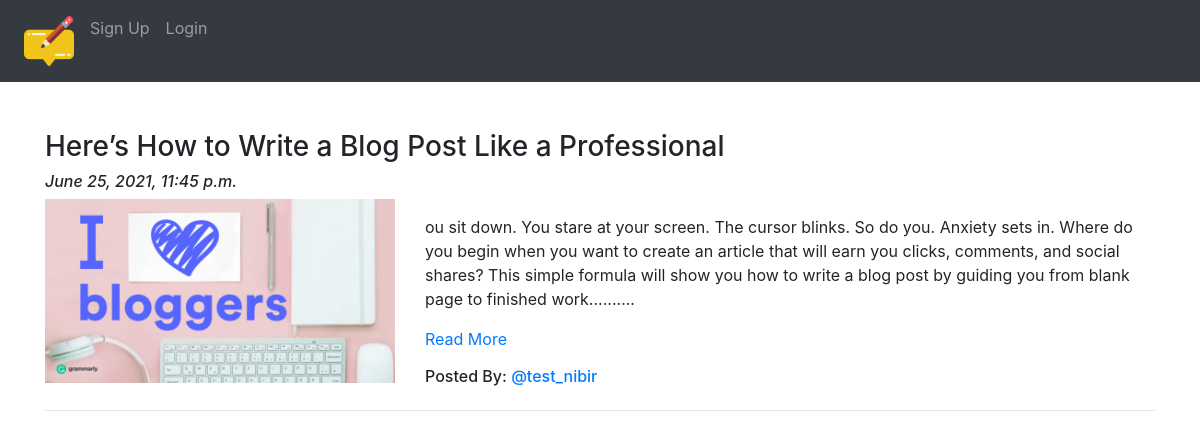
Page /blog/ on the earlier database version.
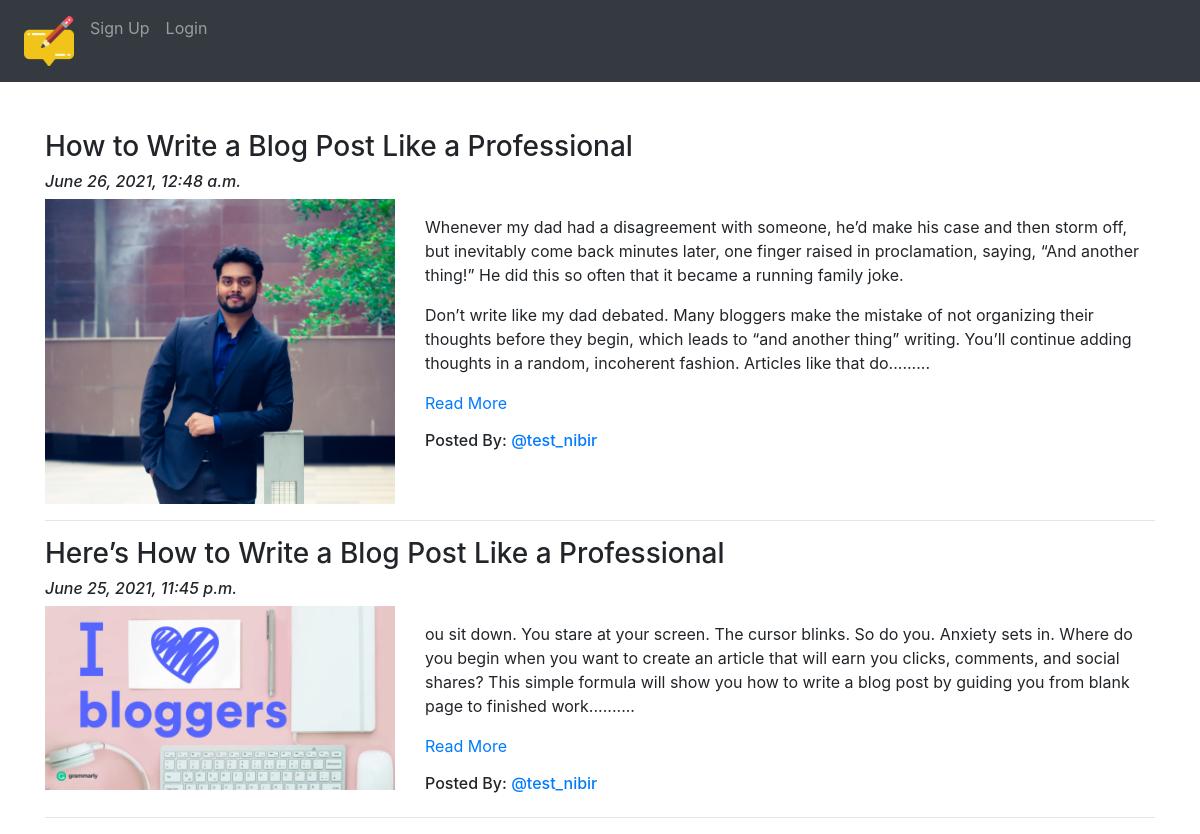
Same page on the later database version.
### App_Blog/models.py (models this page shows, shortened)
class Blog(models.Model):
    author = models.ForeignKey(User, on_delete=models.CASCADE, related_name='post_auther')
    blog_title = models.CharField(max_length=264, verbose_name="Put a Title")
    slug = models.SlugField(max_length=264, unique=True)
    blog_content = models.TextField(verbose_name="what is your mind?")
    blog_image = models.ImageField(upload_to='blog_images', verbose_name="Image")
    publish_date = models.DateTimeField(auto_now_add=True)
    update_date = models.DateTimeField(auto_now=True)
    class Meta:
        ordering = ('-publish_date',)

### App_Blog/views.py (the view)
# urls.py: path('', views.BlogList.as_view(), name='blog_list'),
class BlogList(ListView):
    context_object_name = 'blogs'
    model = Blog
    template_name = 'App_Blog/blog_list.html'

### App_Blog/templatetags/custom_filters.py (called while the page is built)
def range_filter(value):
    return value[0:500] + "........."

### templates/App_Blog/blog_list.html (shortened to what this page needs)
{% extends 'base.html' %}
{% load custom_filters %}
{% block body_block %}
{% for blog in blogs %}
<h3>{{blog.blog_title}}</h3>
<h6><i>{{blog.publish_date}}</i></h6>
<div class="row">
  <div class="col-sm-4">
    <img src="/media/{{blog.blog_image}}" alt="{{blog.blog_title}}" title="blog.blog_title" width="100%">
  </div>
  <div class="col-sm-8">
    <p>{{blog.blog_content|range_filter|linebreaks}} <a href="{% url 'App_Blog:blog_details' slug=blog.slug %}">Read More </a> </p>
    <h6>Posted By: <a href="#">@{{blog.author}}</a></h6>
  </div>
</div>
<hr>
{% endfor%}
{% endblock %}

### templates/base.html (shortened to what this page needs)
<!DOCTYPE html>
<html lang="en" dir="ltr">
  <head>
    <link rel="stylesheet" href="https://maxcdn.bootstrapcdn.com/bootstrap/4.4.1/css/bootstrap.min.css">
  </head>
  <body>
  <nav class="navbar navbar-expand-sm bg-dark navbar-dark">
    <ul class="navbar-nav">
        <li class="nav-item active">
          <a class="nav-link" href="{% url 'index' %}"><img src="/media/logo.png" width="50px" alt=""></a>
        </li>
        {% if user.is_authenticated %}
        <div class="nav-item dropdown">
          <a class="nav-link dropdown-toggle" href="#" id="navbardrop" data-toggle="dropdown">
          @{{user.username}}
        </a>
        <div class="dropdown-menu">
          <a class="dropdown-item" href="{% url 'App_Blog:create_blog' %}">Write Blog</a>
          <a class="dropdown-item" href="{% url 'App_Login:profile' %}">Your Profile</a>
          <hr>
          <a class="dropdown-item" href="{% url 'App_Login:logout' %}">Logout</a>
        </div>
        </div>
        {% else %}
        <li class="nav-item">
          <a class="nav-link" href="{% url 'App_Login:signup' %}">Sign Up</a>
        </li>
        <li class="nav-item">
          <a class="nav-link" href="{% url 'App_Login:login' %}">Login</a>
        </li>
        {% endif %}
      </ul>
  </nav>
  <div class="container pt-5">
    {% block body_block %}
    {% endblock %}
  </div>
  </body>
</html>

Differences in the rows shown:
added Blog: blog_title "How to Write a Blog Post Like a Professional", publish_date "June 26, 2021, 12:48 a.m.", blog_image (picture), blog_content|range_filter "Whenever my dad had a disagreement with someone, he’d make his case and then storm off, but inevitably come back minutes later, one finger raised in proclamation, saying, “And another thing!” He did this so often that it became a running family joke. Don’t write like my dad debated. Many bloggers make the mistake of not organizing their thoughts before they begin, which leads to “and another thing” writing. You’ll continue adding thoughts in a random, incoherent fashion. Articles like that do.........", author "test_nibir"
